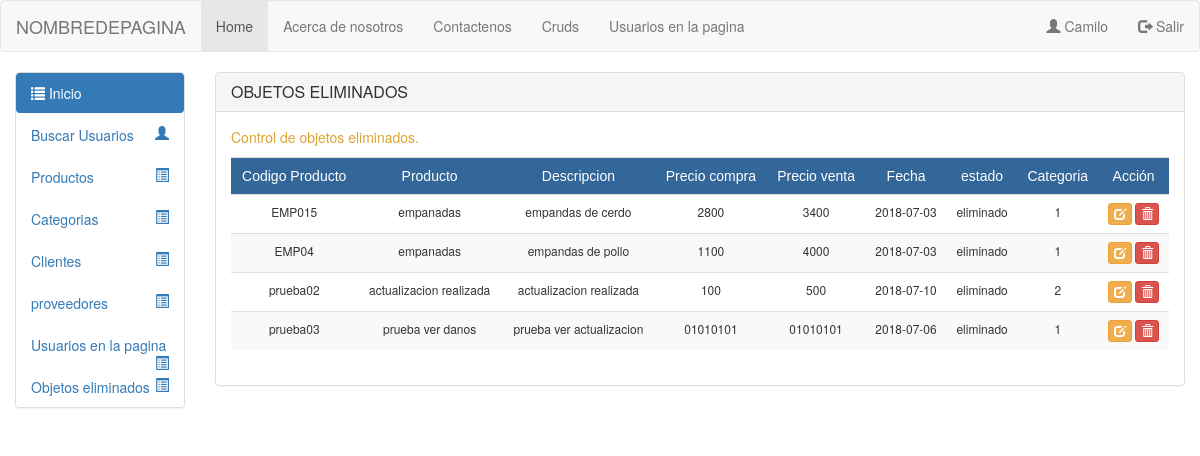
Before: /Vista/html/objetoelm.php (signed in) with the older database file.
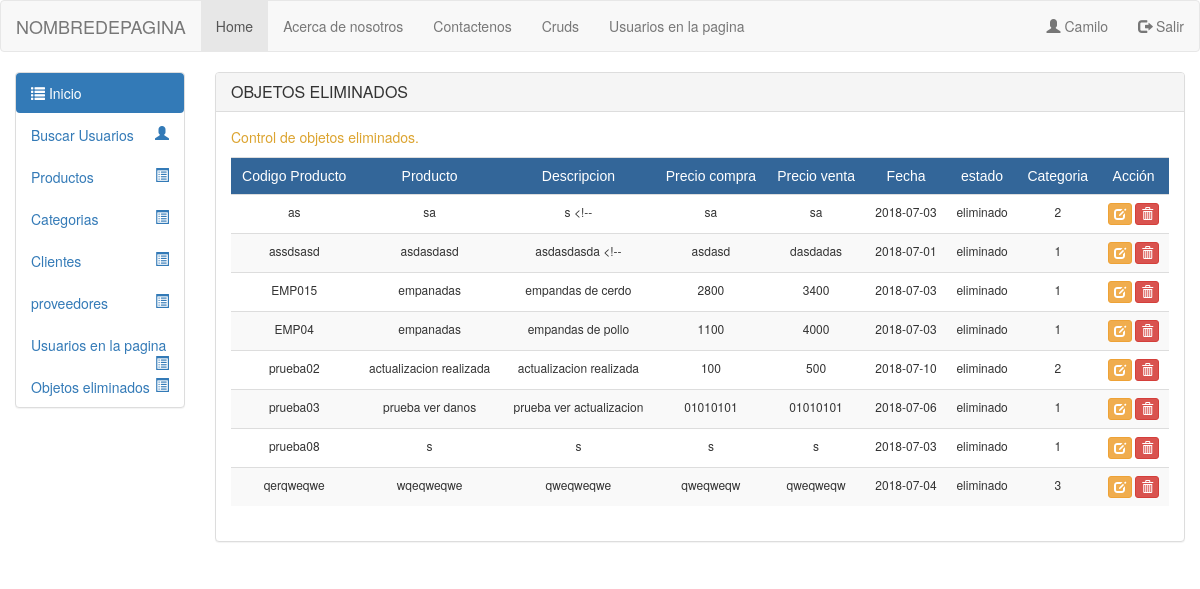
After: the same page with the newer database file.
### tables this page shows
CREATE TABLE `productos` (
  `codigo_producto` varchar(50) NOT NULL,
  `nombre_producto` varchar(50) NOT NULL,
  `desc_producto` varchar(50) NOT NULL,
  `precio_entrada` varchar(50) NOT NULL,
  `precio_salida` varchar(50) NOT NULL,
  `fecha_ingreso` date NOT NULL,
  `estado_producto` tinyint(1) NOT NULL,
  `id_categoria` int(11) DEFAULT NULL
);

### Modelo/conexion.php (called while the page is built, shortened)
<?php
class conexion
{
public function __construct()
{
$this->con = new mysqli("localhost", "root", "", "inventcorp");
}
}
?>

### Modelo/crudprod/alumno.model.php (called while the page is built, shortened)
<?php
class clases extends conexion
{
    public function listarel()
    {
        $q = "select * from productos where estado_producto='0' order by codigo_producto";
        $consulta = $this->con->query($q) or die ('failed!' . $this->con->error);
        return $consulta;
    }
        public function escape($string){
        return htmlentities($string, FILTER_SANITIZE_STRING);
    }
}
?>

### Vista/html/objetoelm.php (the view, shortened to what this page needs)
<!DOCTYPE html>
<html lang="en">
<head>
  <link href="../bootstrap/css/bootstrap.min.css" rel="stylesheet" media="screen">
</head>
<body>
<?php
require '../../modelo/crudprod/alumno.model.php';
include_once 'header.php';
?>
<div class="container-fluid">
  <div class="row">
<div class="col-sm-3 col-md-2 sidebar">
<?php
include_once 'menulateral.php';
?>
</div>
   <div class="col-sm-10 col-md-10">
    <div class="panel panel-default">
      <div class="panel-heading">
        <h3 class="panel-title">OBJETOS ELIMINADOS</h3>
      </div>
      <div class="panel-body">
         <p style="color:#DCA430">Control de objetos eliminados. <center><span><?php if(isset($_REQUEST['dato'])){ echo "BORRADO EXITOSO";}if(isset($_REQUEST['dato1'])){ echo "ACTUALIZACION EXITOSA";}?></span></center></p>
      			    <div class="row">
      			    <div class="col-sm-12 col-md-12">
                <form name="areat" action="" method="post">
      			    <div class="table-responsive">
                       <table class="table table-hover table-striped" align="center">
        			         <tr style="color:#FFF; background-color:#369">
                       <td align="center" style="font-family:Tahoma, Geneva, sans-serif">Codigo Producto</td>
                       <td align="center" style="font-family:Tahoma, Geneva, sans-serif">Producto</td>
                       <td align="center" style="font-family:Tahoma, Geneva, sans-serif">Descripcion</td>
                       <td align="center" style="font-family:Tahoma, Geneva, sans-serif">Precio compra</td>
                       <td align="center" style="font-family:Tahoma, Geneva, sans-serif">Precio venta</td>
                       <td align="center" style="font-family:Tahoma, Geneva, sans-serif">Fecha</td>
                       <td align="center" style="font-family:Tahoma, Geneva, sans-serif">estado</td>
                       <td align="center" style="font-family:Tahoma, Geneva, sans-serif">Categoria</td>
                       <td align="center" style="font-family:Tahoma, Geneva, sans-serif">Acción</td>
                        <?php
      			            $objeto= new clases;
      			            $res=$objeto->listarel();
            			   while($row = $res->fetch_array(MYSQLI_ASSOC)){
            				  ?>
            			         <tr style="font-size:12px">
                			     <td align="center"><?php echo filter_var($row['codigo_producto'], FILTER_SANITIZE_STRING)?></td>
                           <td align="center"><?php echo filter_var($row['nombre_producto'], FILTER_SANITIZE_STRING)?></td>
                			     <td align="center"><?php echo $objeto->escape($row['desc_producto']);?></td>
                           <td align="center"><?php echo $row['precio_entrada']?></td>
                           <td align="center"><?php echo $row['precio_salida']?></td>
                           <td align="center"><?php echo $row['fecha_ingreso']?></td>
                           <td align="center"><?php echo $row['estado_producto'] == 1 ? 'activo' : 'eliminado';?></td>
                           <td align="center"><?php echo $row['id_categoria']?></td>
                           <td align="center">
                           <center>
                           <a href=""><span class = "btn btn-warning btn-xs"><span class = "glyphicon glyphicon-edit"></span></span></a>
                           <a href="../../controlador/controler2.php?id=<?php echo $row['codigo_producto']?>"><span class = "btn btn-danger btn-xs"><span class = "glyphicon glyphicon-trash"></span></span></a>
                           </center>
                           </td>
                           </tr>
            				  <?php } $objeto->CloseDB();?>
      				        </table>
                      </div>
      			   </form>
            </div>
          </div>
        </div>
      </div>
    </div>
  </div>
</div>
</body>
</html>

Changed rows visible on the page:
now on this page (row edited): productos: codigo_producto "as", nombre_producto "sa", desc_producto "s <!--", precio_entrada "sa", precio_salida "sa", fecha_ingreso "2018-07-03", estado_producto "eliminado", id_categoria "2"
now on this page (row edited): productos: codigo_producto "assdsasd", nombre_producto "asdasdasd", desc_producto "asdasdasda <!--", precio_entrada "asdasd", precio_salida "dasdadas", fecha_ingreso "2018-07-01", estado_producto "eliminado", id_categoria "1"
now on this page (row edited): productos: codigo_producto "prueba08", nombre_producto "s", desc_producto "s", precio_entrada "s", precio_salida "s", fecha_ingreso "2018-07-03", estado_producto "eliminado", id_categoria "1"
now on this page (row edited): productos: codigo_producto "qerqweqwe", nombre_producto "wqeqweqwe", desc_producto "qweqweqwe", precio_entrada "qweqweqw", precio_salida "qweqweqw", fecha_ingreso "2018-07-04", estado_producto "eliminado", id_categoria "3"
